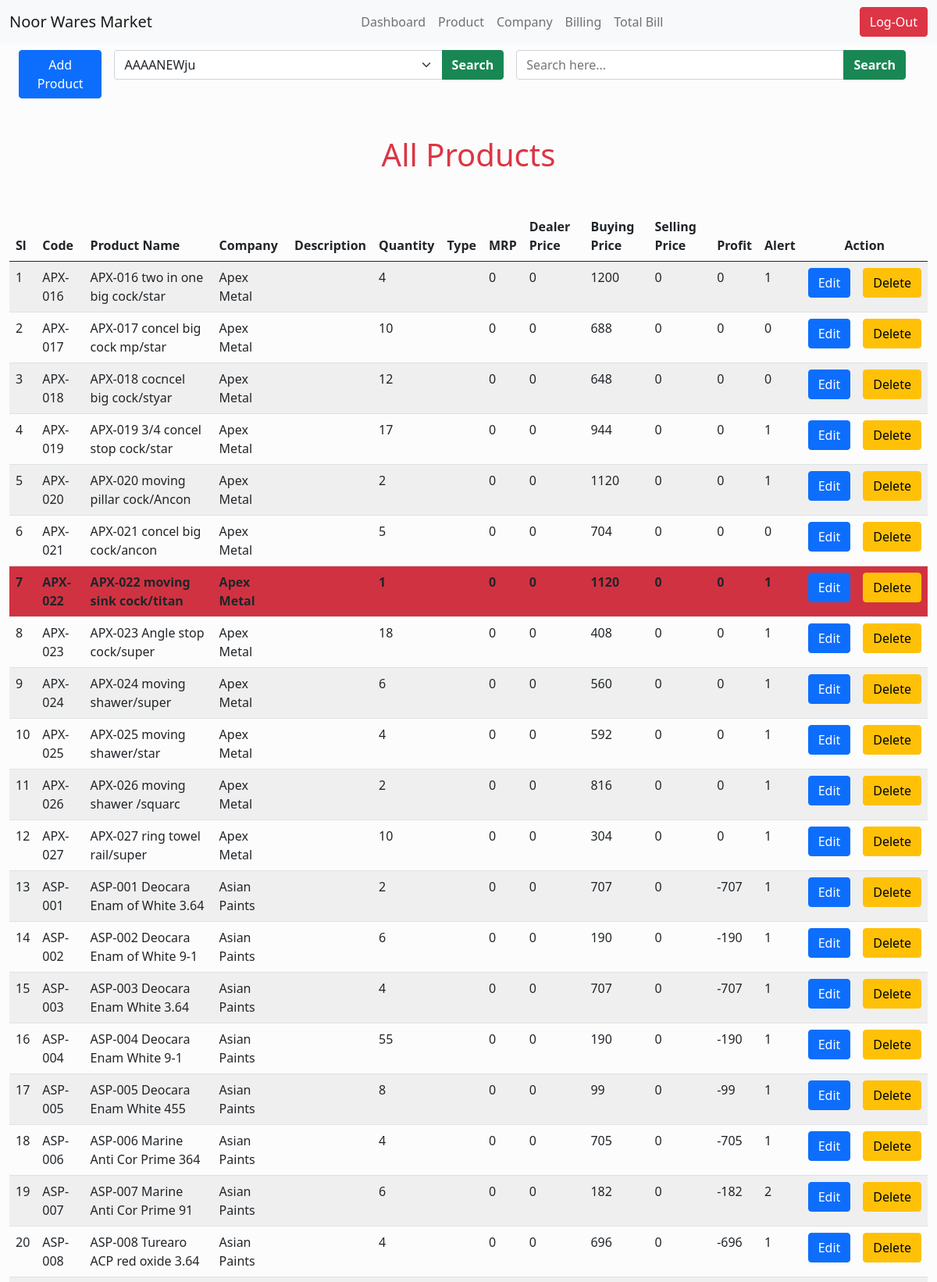
Screenshot of /product.php?page=2 (signed in, upper part) with the database file from the repository.
### tables this page shows
CREATE TABLE `product` (
  `product_code` varchar(255) NOT NULL,
  `product_name` varchar(255) NOT NULL,
  `company` varchar(255) NOT NULL,
  `description` varchar(255) NOT NULL,
  `type` varchar(255) NOT NULL,
  `qty` varchar(255) NOT NULL,
  `mrp` varchar(255) NOT NULL,
  `dealer_price` varchar(255) NOT NULL,
  `buying_price` varchar(255) NOT NULL,
  `selling_price` varchar(255) NOT NULL,
  `net_profit` varchar(255) NOT NULL,
  `low_alert` varchar(255) NOT NULL
);

### product.php (the view, shortened to what this page needs)
<?php
    if(isset($_SESSION['User'])){
?>
<?php
    require_once('connection.php');
    $sql = "SELECT * FROM product;";
    $result = mysqli_query($conn, $sql) or die("cannot execute query");
    $dd = mysqli_num_rows($result);
    $result_per_page = 50;
    if(!isset($_GET['page'])){
        $page = 1;
    }
    else{
        $page = $_GET['page'];
    }
    $this_page_first_result = ($page-1)*$result_per_page;
    $sqlpage = "SELECT * FROM product LIMIT $this_page_first_result, $result_per_page";
    $resultpage = mysqli_query($conn, $sqlpage) or die("cannot execute product by page");
?>
<!DOCTYPE html>
<html lang="en" >
<head>
    <link href="https://cdn.jsdelivr.net/npm/bootstrap@5.0.2/dist/css/bootstrap.min.css" rel="stylesheet">
    <link rel="stylesheet" href="style.css">
<link rel="stylesheet" href="stylefooter.css">
</head>
<body onload="randomcode();">
    <nav class="navbar fixed-top navbar-expand-lg navbar-light bg-light">
        <div class="container-fluid">
          <a class="navbar-brand" href="dashboard.php">Noor Wares Market</a>
          <div class="collapse navbar-collapse" id="navbarSupportedContent">
            <ul class="navbar-nav mx-auto mb-2 mb-lg-0">
              <li class="nav-item">
                <a class="nav-link" href="dashboard.php">Dashboard</a>
              </li>
              <li class="nav-item">
                <a class="nav-link" href="product.php">Product</a>
              </li>
              <li class="nav-item">
                <a class="nav-link" href="displayajex.php">Company</a>
              </li>
              <li class="nav-item">
                <a class="nav-link" href="billing2.php">Billing</a>
              </li>
              <li class="nav-item">
                <a class="nav-link" onclick="movetodatebysearch()">Total Bill</a>
              </li>
            </ul>
          </div>
          <a class="btn btn-danger" href="logout.php?logout">Log-Out</a>
        </div>
    </nav>
    <section class="add_delete_search mt-5 container-fluid">
        <div class="btngrp d-flex container-fluid">
            <button type="button" class="btn btn-primary mt-3 me-3" data-bs-toggle="modal" data-bs-target="#exampleModal">
            Add Product
            </button>
            <div class="input-group mt-3 w-50 me-3">
                <form class="w-100"  method="get" action="searchbycompany.php">
                   <div class="input-group">
                    <select id="inputState" class="form-select" name="companygiven">
                        <?php
                            $sql1 = "SELECT DISTINCT Company_name FROM `company`;";
                            $result1 = mysqli_query($conn, $sql1) or die("cannot execute sql1");
                            $dd1 = mysqli_num_rows($result1);
                            if($dd1>0){
                                while( $row1 = mysqli_fetch_assoc($result1)){
                        ?>
                            <option><?php echo $row1['Company_name'];?></option>
                        <?php
                            }
                        }
                        ?>
                        </select>
                        <button type="submit" class="btn btn-success text-white fw-bold">Search</button>
                   </div>
                </form>
            </div>
            <div class="input-group mt-3 w-50 me-3">
                <form class="w-100"  method="get" action="searchbycompany.php">
                   <div class="input-group">
                   <input type="text"class="form-select" List="namegiven1" size="50px" placeholder="Search here..." name="namegiven1">
                        <button type="submit" class="btn btn-success text-white fw-bold">Search</button>
                   </div>
                </form>
            </div>
        </div>
        <div class="tablediv mt-5 table-responsive">
            <h1 class="text-danger text-center mb-5">All Products</h1>
                <table class="table table-striped table-hover">
                    <thead >
                            <tr>
                                <th scope="col">Sl</th>
                                <th scope="col">Code</th>
                                <th scope="col">Product Name</th>
                                <th scope="col">Company</th>
                                <th scope="col">Description</th>
                                <th scope="col">Quantity</th>
                                <th scope="col">Type</th>
                                <th scope="col">MRP</th>
                                <th scope="col">Dealer Price</th>
                                <th scope="col">Buying Price</th>
                                <th scope="col">Selling Price</th>
                                <th scope="col">Profit</th>
                                <th scope="col">Alert</th>
                                <th scope="col" colspan="2" class="text-center">Action</th>
                            </tr>
                        </thead>
                    <tbody>
                        <?php
                            if($dd>0){
                                $i = 1;
                                while($row = mysqli_fetch_assoc($resultpage)){
                                   $qty = $row['qty'];
                                   $alt = $row['low_alert'];
                        ?>
                                <tr
                                <?php
                                    if($qty <= $alt){
                                        echo 'class="bg-danger fw-bold "';
                                    }
                                ?>
                                >
                                    <td><?php echo $i; ?></td>
                                    <td><?php echo $row['product_code']; ?></td>
                                    <td><?php echo $row['product_name']; ?></td>
                                    <td><?php echo $row['company']; ?></td>
                                    <td><?php echo $row['description']; ?></td>
                                    <td><?php echo $row['qty']; ?></td>
                                    <td><?php echo $row['type']; ?></td>
                                    <td><?php echo $row['mrp']; ?></td>
                                    <td><?php echo $row['dealer_price']; ?></td>
                                    <td><?php echo $row['buying_price']; ?></td>
                                    <td><?php echo $row['selling_price']; ?></td>
                                    <td><?php echo $row['net_profit']; ?></td>
                                    <td><?php echo $row['low_alert']; ?></td>
                                    <td> <a href= "edit.php?pname=<?php echo $row['product_name']; ?>&qty=<?php echo $row['qty'];?>&
                                    company=<?php echo $row['company'];?>&dprice=<?php echo $row['dealer_price'];?>
                                    &bprice=<?php echo $row['buying_price'];?>&sprice=<?php echo $row['selling_price'];?>
                                    &low_alert=<?php echo $row['low_alert'];?>&des=<?php echo $row['description'];?>
                                    &bprice=<?php echo $row['buying_price'];?>&PCODE=<?php echo $row['product_code'];?>&mrp=<?php echo $row['mrp'];?>&profit=<?php echo $row['net_profit'];?>&type=<?php echo $row['type']; ?>
                                    "
                                        class= "btn btn-primary">Edit</a> </td>
                                        <td> <a href= "dlt.php?delete=<?php echo $row['product_name']; ?>&PCODE=<?php echo $row['product_code'];?>
                                    &qty=<?php echo $row['qty'];?>&
                                    company=<?php echo $row['company'];?>&bprice=<?php echo $row['buying_price'];?>
                                    "
                                        class= "btn btn-warning"  >Delete</a> </td>
                                </tr>
                        <?php
                             $i = $i+1;
                                }
                            }
                        ?>
                    </tbody>
                </table>
            </div>
    </section>
</body>
</html>
<?php
    }
    else{
        header("location:index.php");
    }
?>

### style.css (style rules this page uses)
.add_delete_search .tablediv table { width: 100%; overflow-x: scroll; }

### stylefooter.css (style rules this page uses)
* { margin: 0; padding: 0; box-sizing: border-box; }
body { background: #fcfcfc; }

### rows the page displays
product: product_code "APX-016", product_name "APX-016 two in one big cock/star", company "Apex Metal", qty "4", mrp "0", dealer_price "0", buying_price "1200", selling_price "0", net_profit "0", low_alert "1"
product: product_code "APX-017", product_name "APX-017 concel big cock mp/star", company "Apex Metal", qty "10", mrp "0", dealer_price "0", buying_price "688", selling_price "0", net_profit "0", low_alert "0"
product: product_code "APX-018", product_name "APX-018 cocncel big cock/styar", company "Apex Metal", qty "12", mrp "0", dealer_price "0", buying_price "648", selling_price "0", net_profit "0", low_alert "0"
product: product_code "APX-019", product_name "APX-019 3/4 concel stop cock/star", company "Apex Metal", qty "17", mrp "0", dealer_price "0", buying_price "944", selling_price "0", net_profit "0", low_alert "1"
product: product_code "APX-020", product_name "APX-020 moving pillar cock/Ancon", company "Apex Metal", qty "2", mrp "0", dealer_price "0", buying_price "1120", selling_price "0", net_profit "0", low_alert "1"
product: product_code "APX-021", product_name "APX-021 concel big cock/ancon", company "Apex Metal", qty "5", mrp "0", dealer_price "0", buying_price "704", selling_price "0", net_profit "0", low_alert "0"
product: product_code "APX-022", product_name "APX-022 moving sink cock/titan", company "Apex Metal", qty "1", mrp "0", dealer_price "0", buying_price "1120", selling_price "0", net_profit "0", low_alert "1"
product: product_code "APX-023", product_name "APX-023 Angle stop cock/super", company "Apex Metal", qty "18", mrp "0", dealer_price "0", buying_price "408", selling_price "0", net_profit "0", low_alert "1"
product: product_code "APX-024", product_name "APX-024 moving shawer/super", company "Apex Metal", qty "6", mrp "0", dealer_price "0", buying_price "560", selling_price "0", net_profit "0", low_alert "1"
product: product_code "APX-025", product_name "APX-025 moving shawer/star", company "Apex Metal", qty "4", mrp "0", dealer_price "0", buying_price "592", selling_price "0", net_profit "0", low_alert "1"
product: product_code "APX-026", product_name "APX-026 moving shawer /squarc", company "Apex Metal", qty "2", mrp "0", dealer_price "0", buying_price "816", selling_price "0", net_profit "0", low_alert "1"
product: product_code "APX-027", product_name "APX-027 ring towel rail/super", company "Apex Metal", qty "10", mrp "0", dealer_price "0", buying_price "304", selling_price "0", net_profit "0", low_alert "1"
product: product_code "ASP-001", product_name "ASP-001 Deocara Enam of White 3.64", company "Asian Paints", qty "2", mrp "0", dealer_price "0", buying_price "707", selling_price "0", net_profit "-707", low_alert "1"
product: product_code "ASP-002", product_name "ASP-002 Deocara Enam of White 9-1", company "Asian Paints", qty "6", mrp "0", dealer_price "0", buying_price "190", selling_price "0", net_profit "-190", low_alert "1"
product: product_code "ASP-003", product_name "ASP-003 Deocara Enam White 3.64", company "Asian Paints", qty "4", mrp "0", dealer_price "0", buying_price "707", selling_price "0", net_profit "-707", low_alert "1"
product: product_code "ASP-004", product_name "ASP-004 Deocara Enam White 9-1", company "Asian Paints", qty "55", mrp "0", dealer_price "0", buying_price "190", selling_price "0", net_profit "-190", low_alert "1"
product: product_code "ASP-005", product_name "ASP-005 Deocara Enam White 455", company "Asian Paints", qty "8", mrp "0", dealer_price "0", buying_price "99", selling_price "0", net_profit "-99", low_alert "1"
product: product_code "ASP-006", product_name "ASP-006 Marine Anti Cor Prime 364", company "Asian Paints", qty "4", mrp "0", dealer_price "0", buying_price "705", selling_price "0", net_profit "-705", low_alert "1"
product: product_code "ASP-007", product_name "ASP-007 Marine Anti Cor Prime 91", company "Asian Paints", qty "6", mrp "0", dealer_price "0", buying_price "182", selling_price "0", net_profit "-182", low_alert "2"
product: product_code "ASP-008", product_name "ASP-008 Turearo ACP red oxide 3.64", company "Asian Paints", qty "4", mrp "0", dealer_price "0", buying_price "696", selling_price "0", net_profit "-696", low_alert "1"

### other values shown
form field companygiven "AAAANEWju"
